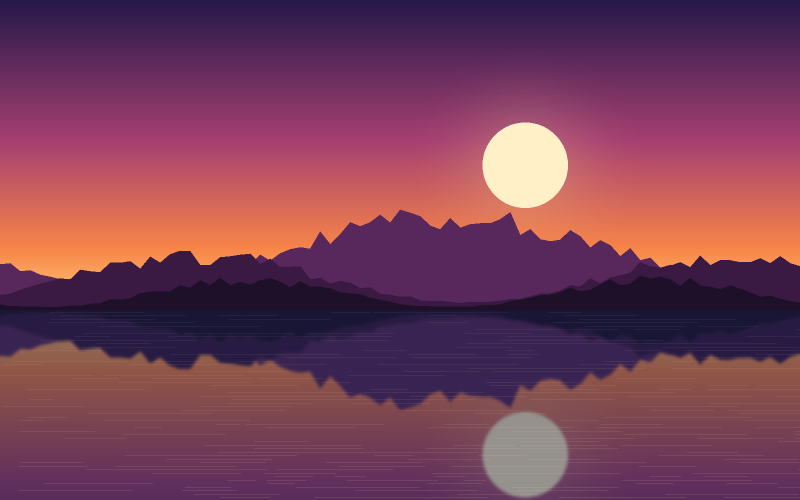
#> input picture demo/assets/lake-sunset.png, 1600 x 1000 px (shown at 1/2 size)
$ python -i old_photo_restoration.py   (imports and definitions only)
#> lines starting #> are read from the running program, lines starting #| are printed output that depends on the picture
### demo/harness.py
"""What every demo scenario shares: an MCP client on `gimp-mcp serve`, a recorder of every tool call
and every check, previews, and the Markdown report.

A scenario (``demo/scenarios/<name>.py``) declares a ``SCENARIO``: its toolsets, the assets it uses
(each with a source and a license in ``demo/assets/LICENSES.md``), the outputs it writes, its steps
and factual checks, and the natural-language prompt of its agent version (``demo/video/record.sh``).
Checks are factual (sizes, layer trees, editable text, pixels, files read with Pillow): no aesthetic
judgement is made.
"""

from __future__ import annotations

import base64
import importlib
import io
import json
import os
import re
import sys
import time
from collections.abc import Awaitable, Callable
from dataclasses import dataclass, field
from pathlib import Path
from typing import Any

from mcp import Client, StdioServerParameters

DEMO = Path(__file__).resolve().parent
ASSETS = DEMO / "assets"
LICENSES = ASSETS / "LICENSES.md"
SCENARIOS = DEMO / "scenarios"


@dataclass
class CallRecord:
    tool: str
    arguments: dict[str, Any]
    duration_ms: float
    ok: bool
    summary: str


@dataclass
class Check:
    description: str
    passed: bool
    detail: str = ""


@dataclass
class Report:
    title: str
    out_dir: Path
    outputs: tuple[str, ...] = ()
    calls: list[CallRecord] = field(default_factory=list)
    listed_tools: set[str] = field(default_factory=set)
    checks: list[Check] = field(default_factory=list)
    previews: list[tuple[str, str]] = field(default_factory=list)
    started: float = field(default_factory=time.monotonic)

    @property
    def ok(self) -> bool:
        return bool(self.checks) and all(check.passed for check in self.checks)

    def check(self, description: str, passed: bool, detail: str = "") -> None:
        self.checks.append(Check(description, bool(passed), detail))

    # [28 lines left out: function markdown, not called in this run]


class Session:
    """Thin recorder around the MCP client: every call is timed and logged."""

    def __init__(self, client: Client, report: Report):
        self.client = client
        self.report = report

    @property
    def out(self) -> Path:
        return self.report.out_dir

    async def call(self, tool: str, /, **arguments: Any) -> dict[str, Any]:
        started = time.monotonic()
        result = await self.client.call_tool(tool, arguments)
        duration = (time.monotonic() - started) * 1000
        data = result.structured_content or {}
        if result.is_error:
            # a structured gimp-mcp error, or the client's text (unknown tool, invalid arguments)
            text = " ".join(getattr(block, "text", "") for block in result.content)[:300]
            error = data.get("error") or {"code": "ERROR", "message": text}
            self.report.calls.append(
                CallRecord(tool, arguments, duration, False, f"{error.get('code')}: {error.get('message')}")
            )
            raise RuntimeError(f"{tool} failed: {error.get('code')}: {error.get('message')} ({error.get('hint')})")
        self.report.calls.append(CallRecord(tool, arguments, duration, True, summarize(data)))
        return data

    async def error(self, tool: str, /, **arguments: Any) -> dict[str, Any]:
        """A call that must be refused: returns its error (code, message, hint)."""
        started = time.monotonic()
        result = await self.client.call_tool(tool, arguments)
        duration = (time.monotonic() - started) * 1000
        data = result.structured_content or {}
        if not result.is_error:
            self.report.calls.append(CallRecord(tool, arguments, duration, True, summarize(data)))
            raise RuntimeError(f"{tool} unexpectedly succeeded")
        error = data.get("error", {})
        summary = f"refused as expected: {error.get('code')}"
        self.report.calls.append(CallRecord(tool, arguments, duration, True, summary))
        return error

    async def preview(self, image: str, name: str, title: str, max_size: int = 640) -> bytes:
        started = time.monotonic()
        result = await self.client.call_tool("gimp_preview", {"image": image, "max_size": max_size})
        duration = (time.monotonic() - started) * 1000
        block = next(block for block in result.content if block.type == "image")
        png = base64.b64decode(block.data)
        directory = self.out / "previews"
        directory.mkdir(parents=True, exist_ok=True)
        (directory / f"{name}.png").write_bytes(png)
        info = result.structured_content or {}
        self.report.calls.append(
            CallRecord(
                "gimp_preview",
                {"image": image, "max_size": max_size},
                duration,
                True,
                f"{info.get('width')}x{info.get('height')} PNG, {info.get('bytes')} bytes",
            )
        )
        self.report.previews.append((title, f"previews/{name}.png"))
        return png


Steps = Callable[[Session, Report], Awaitable[None]]


@dataclass(frozen=True)
class Scenario:
    """One demo: what it needs, what it does, what it proves, and how an agent is asked to do it."""

    name: str
    title: str
    toolsets: tuple[str, ...]  # only these are listed by the server (docs/toolsets.md)
    assets: tuple[str, ...]  # files of demo/assets, each listed in LICENSES.md
    outputs: tuple[str, ...]  # files the scripted version writes in its output directory
    steps: Steps  # the scripted version: MCP calls and factual checks
    prompt: str  # the agent version: one natural-language request, on files in ~/inputs
    agent_output: str  # the file the agent version exports into ~/out (the recording waits for it)
    # the agent version's ~/inputs when it is not simply the assets (e.g. a generated scan: the asset it
    # comes from would give the answer away)
    make_agent_inputs: Callable[[Path], None] | None = None
    # the agent version's checks, on ~/out and its final answer, and a correct result made without GIMP
    # (tests/unit/test_evals.py proves the checks with it); both make it a task of the evaluation suite
    agent_check: Callable[[Path, str], list[Check]] | None = None
    agent_reference: Callable[[Path, Path], None] | None = None
    agent_out_dirs: tuple[str, ...] = ()  # folders of ~/out the agent writes into (tools never create folders)


# [11 lines left out: function agent_inputs, not called in this run]


def asset(name: str) -> Path:
    return ASSETS / name


# [19 lines left out: functions asset_licenses, check_assets, not called in this run]


def scenario_names() -> list[str]:
    """Scenario names use hyphens (`old-photo-restoration`); their modules, underscores."""
    return sorted(path.stem.replace("_", "-") for path in SCENARIOS.glob("*.py") if not path.stem.startswith("_"))


# [6 lines left out: function load, not called in this run]


async def run_scenario(scenario: Scenario, out_dir: Path, server: StdioServerParameters) -> Report:
    """Run the scripted version against ``server`` and write ``report.md`` in ``out_dir``."""
    check_assets(scenario)
    out_dir.mkdir(parents=True, exist_ok=True)
    report = Report(title=scenario.title, out_dir=out_dir, outputs=scenario.outputs)
    toolsets = ",".join(scenario.toolsets)
    server = server.model_copy(update={"env": {**(server.env or {}), "GIMP_MCP_TOOLSETS": toolsets}})
    try:
        async with Client(server, read_timeout_seconds=180) as client:
            report.listed_tools = {tool.name for tool in (await client.list_tools()).tools}
            await scenario.steps(Session(client, report), report)
            called = {call.tool for call in report.calls}
            report.check(
                f"the server listed only the scenario's toolsets ({len(report.listed_tools)} tools)",
                called <= report.listed_tools and "gimp_call_procedure" not in report.listed_tools,
                toolsets,
            )
    except Exception as exc:  # the report must show what failed (the cause, not the task group around it)
        while isinstance(exc, BaseExceptionGroup) and len(exc.exceptions) == 1:
            exc = exc.exceptions[0]  # type: ignore[assignment]
        report.check("scenario ran to completion", False, f"{type(exc).__name__}: {exc}")
    (out_dir / "report.md").write_text(report.markdown(), encoding="utf-8")
    return report


# [70 lines left out: functions publish, server_parameters, summarize, tree, find, image_size and 1 more, not called in this run]

### demo/scenarios/old_photo_restoration.py
"""Restore an old scanned photo: straighten the tilted scan, crop the scanner bed, heal dust and a
scratch, restore the faded contrast, reduce the noise, then export a 16-bit TIFF at 300 dpi for
printing and a JPEG for the web.

The scan is generated from `lake-sunset.png` with known defects (a 3° tilt, a white scanner bed, dust
spots and a scratch at known places, levels squeezed into 60-187, seeded noise), so every check has
ground truth: the sky's color bands are horizontal in the source, the dust positions are known, and
the original tonal range is known.
"""

from __future__ import annotations

import math
import random
from dataclasses import dataclass
from pathlib import Path

from PIL import Image, ImageChops, ImageDraw, ImageStat

from demo.harness import Check, Report, Scenario, Session, asset

PHOTO = (1200, 750)  # the print, before scanning
BED = (1400, 950)  # the scanner bed (white), the print laid at (100, 100)
ORIGIN = (100, 100)
TILT = 3.0  # degrees, counter-clockwise on the scan
CROP = (112, 112, 1176, 726)  # x, y, width, height on the straightened scan: inside the print
LOW, HIGH = 60, 187  # the faded print's tonal range
SKY = (20, 20, 480, 220)  # a region of the output where the source's color bands are horizontal
FLAT = (100, 30, 400, 46)  # sky rows of the output far from the sun: each row is one color in the source


@dataclass(frozen=True)
class Defects:
    dust: tuple[tuple[int, int], ...]  # print coordinates
    scratch: tuple[tuple[int, int], tuple[int, int]]  # print coordinates
    grain: float  # noise of the flat sky patch on the scan


def print_to_output(x: float, y: float) -> tuple[int, int]:
    return round(x + ORIGIN[0] - CROP[0]), round(y + ORIGIN[1] - CROP[1])


def make_scan(path: Path) -> Defects:
#> called with path = '../assets/lake-sunset.png'
    rng = random.Random(1908)
    photo = Image.open(asset("lake-sunset.png")).convert("RGB").resize(PHOTO, Image.Resampling.LANCZOS)
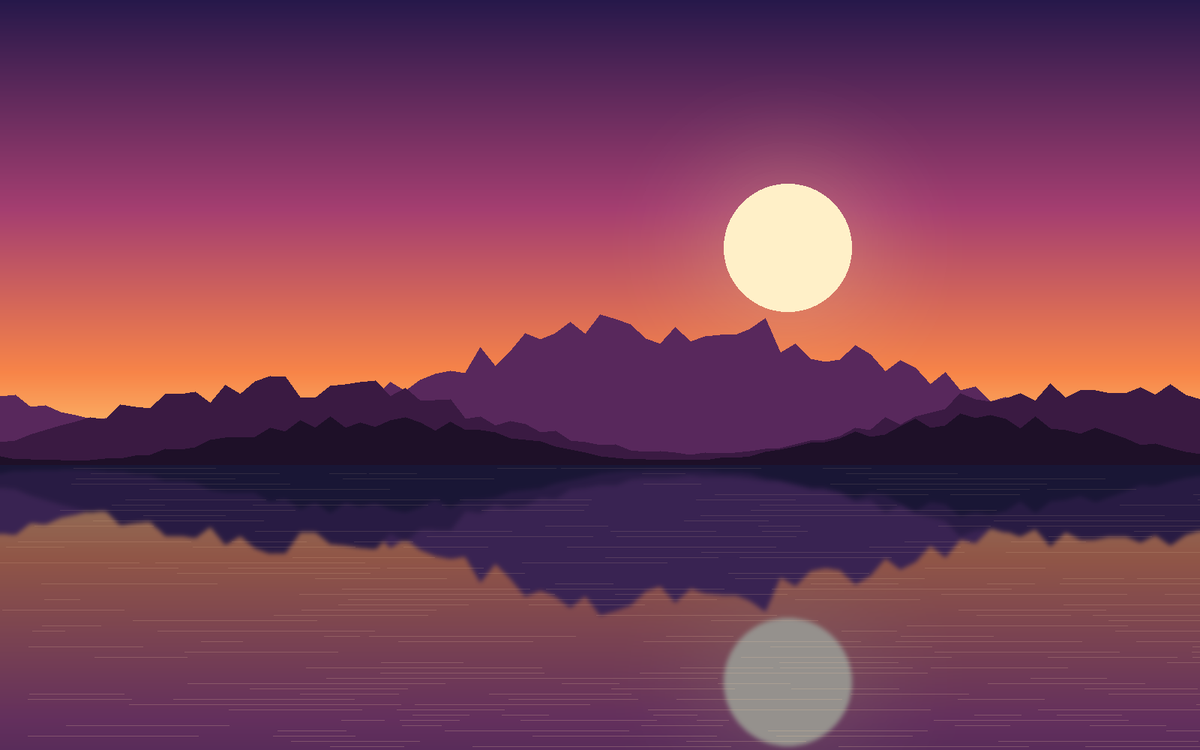
#> photo: PIL image 1200x750 RGB; mean R, G, B 119.3, 62.1, 87.4
    photo = photo.point([LOW + v * (HIGH - LOW) // 255 for v in range(256)] * 3)  # faded
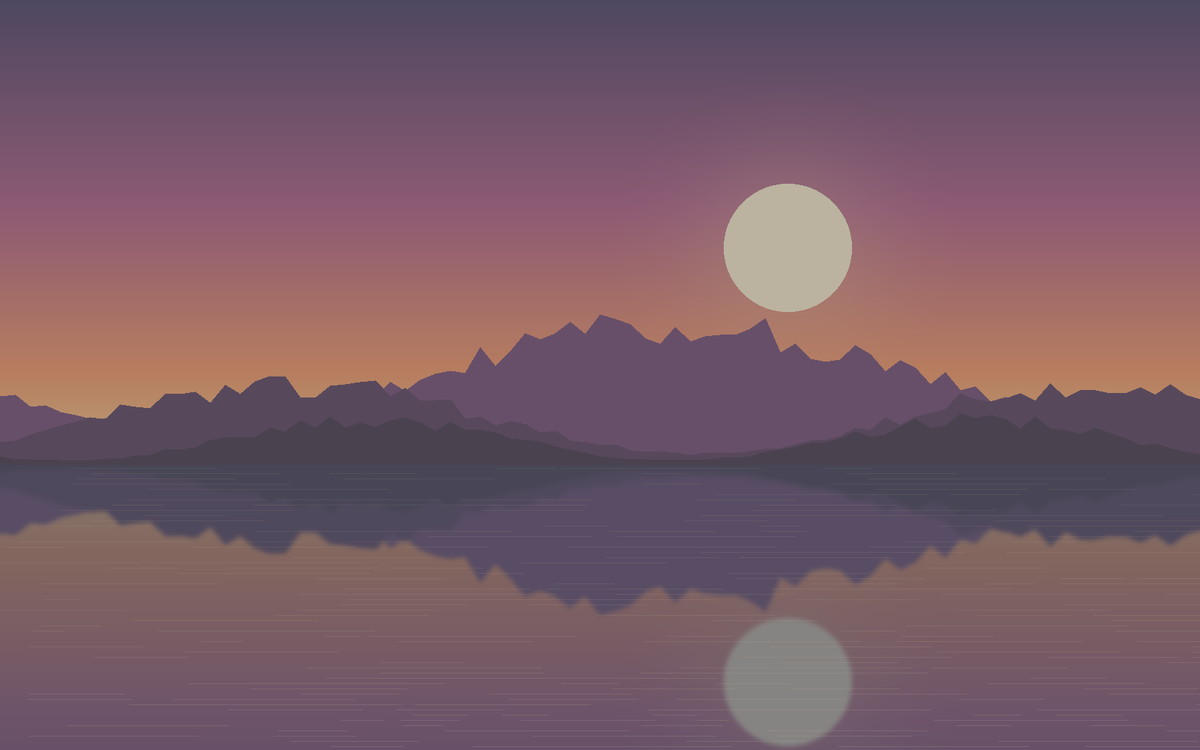
#> photo: PIL image 1200x750 RGB; mean R, G, B 118.9, 90.3, 102.9
    bands = []
    for band in photo.split():  # seeded film grain, sigma 6
        grain = Image.new("L", PHOTO)
        grain.putdata([max(0, min(255, v + round(rng.gauss(0, 6)))) for v in band.tobytes()])
        bands.append(grain)
#> this loop made 3 passes
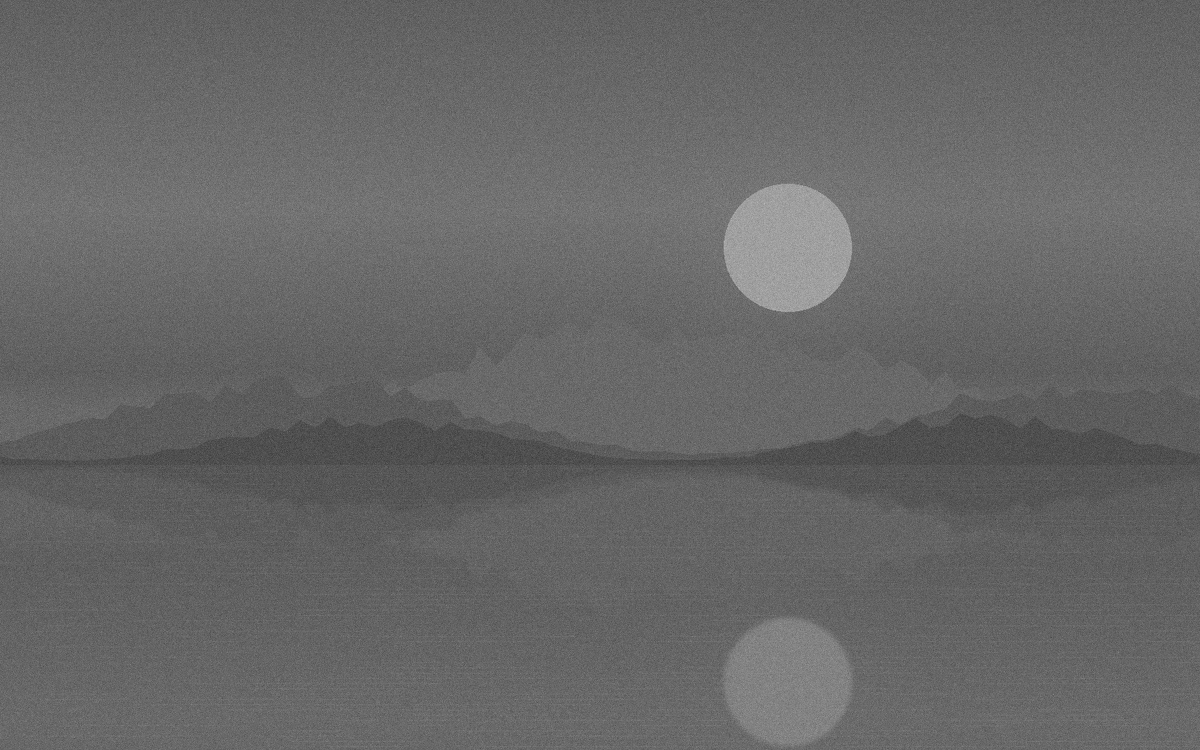
#> grain: PIL image 1200x750 L; min 54, max 186, mean 102.9
#> after the loop, bands = 3 items
    photo = Image.merge("RGB", bands)
    draw = ImageDraw.Draw(photo)
    dust = tuple((rng.randrange(80, 1120), rng.randrange(80, 680)) for _ in range(14))
#> dust = ((242, 227), (926, 544), (780, 667), (505, 290), (485, 657), (1105, 475), (1041, 293), (956, 557), (434, 341), (119, 200), (680, 314), (1114, 510), (688, 565), (657, 120))
    for index, (x, y) in enumerate(dust):
        color = dust_color(index)
        draw.ellipse((x - 3, y - 3, x + 3, y + 3), fill=color)
#> this loop made 14 passes
#> (x, y, color) on passes 1 to 12: (242, 227, (250, 250, 250)), (926, 544, (20, 20, 20)), (780, 667, (20, 20, 20)), (505, 290, (250, 250, 250)), (485, 657, (20, 20, 20)), (1105, 475, (20, 20, 20)), (1041, 293, (250, 250, 250)), (956, 557, (20, 20, 20)), (434, 341, (20, 20, 20)), (119, 200, (250, 250, 250)), (680, 314, (20, 20, 20)), (1114, 510, (20, 20, 20))
    scratch = ((300, 120), (360, 560))
    draw.line(scratch, fill=(245, 245, 245), width=2)
    x0, y0 = FLAT[0] + CROP[0] - ORIGIN[0], FLAT[1] + CROP[1] - ORIGIN[1]
    grain = row_noise(photo, (x0, y0, x0 + FLAT[2] - FLAT[0], y0 + FLAT[3] - FLAT[1]))
#> in row_noise, `gray = img.convert("L").crop(box)`:
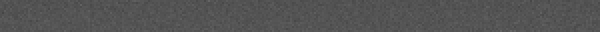
#> gray: PIL image 300x16 L (shown 2 times larger); min 69, max 100, mean 83.7
#> in row_noise, `rows = [ImageStat.Stat(gray.crop((0, y, gray.width, y + 1))).stddev[0]..`: rows = [4.04, 4.01, 4.21, 3.87, 3.98, 3.96, 4.29, 3.87, 3.85, 3.93, 4.17, 4.04, 3.94, 4.04, 3.95, 4.09]
#> grain = 4.02
    bed = Image.new("RGB", BED, (255, 255, 255))
#> bed: PIL image 1400x950 RGB; every value is 255
    bed.paste(photo, ORIGIN)
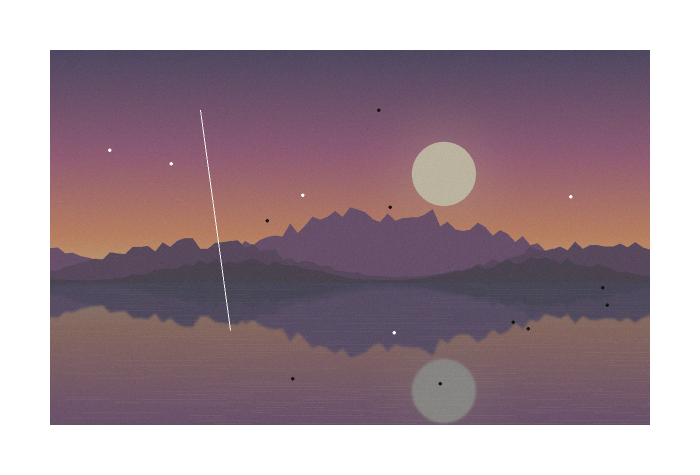
#> bed: PIL image 1400x950 RGB (shown at 1/2 size); mean R, G, B 163, 143.6, 152.2
    bed.rotate(TILT, resample=Image.Resampling.BICUBIC, fillcolor=(255, 255, 255)).save(path)
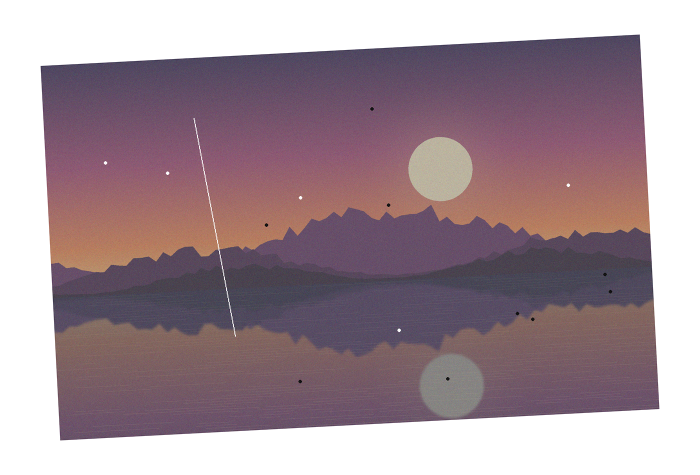
#> saved as lake-sunset.png: PIL image 1400x950 RGB (shown at 1/2 size); mean R, G, B 162.6, 143.3, 151.8
    return Defects(dust, scratch, grain)


def dust_color(index: int) -> tuple[int, int, int]:
    return (20, 20, 20) if index % 3 else (250, 250, 250)


# [11 lines left out: function tilt, not called in this run]


def row_noise(img: Image.Image, box: tuple[int, int, int, int]) -> float:
    """Mean standard deviation of the rows of ``box`` (luminance): the source's sky rows are uniform."""
    gray = img.convert("L").crop(box)
    rows = [ImageStat.Stat(gray.crop((0, y, gray.width, y + 1))).stddev[0] for y in range(gray.height)]
    return sum(rows) / len(rows)


def clean_print() -> Image.Image:
    """The print before any defect: the ground truth of every repaired pixel."""
    return Image.open(asset("lake-sunset.png")).convert("RGB").resize(PHOTO, Image.Resampling.LANCZOS)


# [4 lines left out: function px, not called in this run]


def distance(a: tuple[int, ...], b: tuple[int, ...]) -> int:
    return max(abs(x - y) for x, y in zip(a, b, strict=False))


# [11 lines left out: function percentiles, not called in this run]


# [95 lines not run here, left out]


# The agent version: its crop is its own choice, so its output is first aligned with the clean print.


# [94 lines left out: functions align, agent_check, make_scan_defects, write_tiff16, agent_reference, not called in this run]


def scan_for_the_agent(directory: Path) -> None:
    make_scan(directory / "scan.png")


# [19 lines that did not run here, left out]

>>> result = make_scan('../assets/lake-sunset.png')
